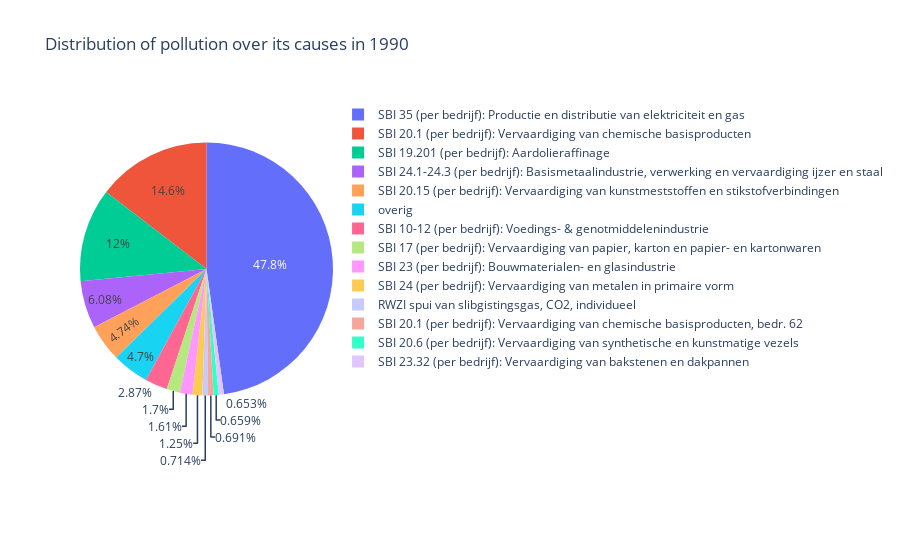

Here is the notebook cell this chart was saved with:
### Code cell
import plotly.express as px

cause1990['emis'] = cause1990['emis'].astype(float)

df = cause1990


df.loc[df['emis'] < 5.e8, 'causeName'] = 'overig' # Represent only large causes


fig = px.pie(df, values='emis', names='causeName', title='Distribution of pollution over its causes in 1990')
fig.show()

cause1990

### Figure 1 — Plotly figure (JSON) as saved in the notebook; plotly's stock layout.template omitted (floating-point values rounded to 4 significant figures)
{"data": [{"domain": {"x": [0, 1], "y": [0, 1]}, "hovertemplate": "causeName=%{label}<br>emis=%{value}<extra></extra>", "labels": ["RWZI spui van slibgistingsgas, CO2, individueel", "overig", "overig", "SBI 10-12 (per bedrijf): Voedings- & genotmiddelenindustrie", "overig", "overig", "overig", "overig", "overig", "SBI 17 (per bedrijf): Vervaardiging van papier, karton en papier- en kartonwaren", "overig", "overig", "overig", "SBI 19.201 (per bedrijf): Aardolieraffinage", "overig", "SBI 20.1 (per bedrijf): Vervaardiging van chemische basisproducten", "SBI 20.1 (per bedrijf): Vervaardiging van chemische basisproducten, bedr. 62", "overig", "overig", "SBI 20.15 (per bedrijf): Vervaardiging van kunstmeststoffen en stikstofverbindingen", "overig", "overig", "overig", "overig", "overig", "overig", "overig", "SBI 20.6 (per bedrijf): Vervaardiging van synthetische en kunstmatige vezels", "overig", "overig", "overig", "overig", "SBI 23 (per bedrijf): Bouwmaterialen- en glasindustrie", "overig", "SBI 23.32 (per bedrijf): Vervaardiging van bakstenen en dakpannen", "overig", "SBI 24 (per bedrijf): Vervaardiging van metalen in primaire vorm", "SBI 24.1-24.3 (per bedrijf): Basismetaalindustrie, verwerking en vervaardiging ijzer en staal", "overig", "overig", "overig", "overig", "overig", "overig", "overig", "overig", "overig", "overig", "overig", "SBI 35 (per bedrijf): Productie en distributie van elektriciteit en gas", "overig", "overig", "overig", "overig", "overig", "overig", "overig", "overig", "overig", "overig", "overig", "overig", "overig", "overig", "overig", "overig", "overig", "overig", "overig", "overig", "overig"], "legendgroup": "", "name": "", "showlegend": true, "type": "pie", "values": [588700000.0, 170390400, 708480, 2363151653, 209509000, 224082, 66948043, 6340816, 35201279, 1404355191, 2304000, 8742260, 108830333, 9871106095, 11702500, 12014915444, 569553104, 254121583, 3167854, 3908000000.0, 6613160, 10141829, 27511531, 12926867, 233, 124650046, 17580000, 543691753, 161603189, 25080, 25044032, 38573134, 1329886378, 138029680, 538623828, 400000000, 1034700831, 5011385924, 147998249, 152896577, 16501523, 54560660, 287682925, 34181749, 52569571, 3362688, 13000000, 1448592, 24084843, 39418500123, 283622864, 294894631, 39320000.0, 60759707, 10540000, 6692292, 3978674, 9012106, 177197662, 24023006, 1013139, 30820000.0, 11680000.0, 63700000.0, 78530000.0, 97850000.0, 37500000.0, 4249000.0, 5255000.0, 4861000.0, 1418000.0]}], "layout": {"legend": {"tracegroupgap": 0}, "title": {"text": "Distribution of pollution over its causes in 1990"}}}
